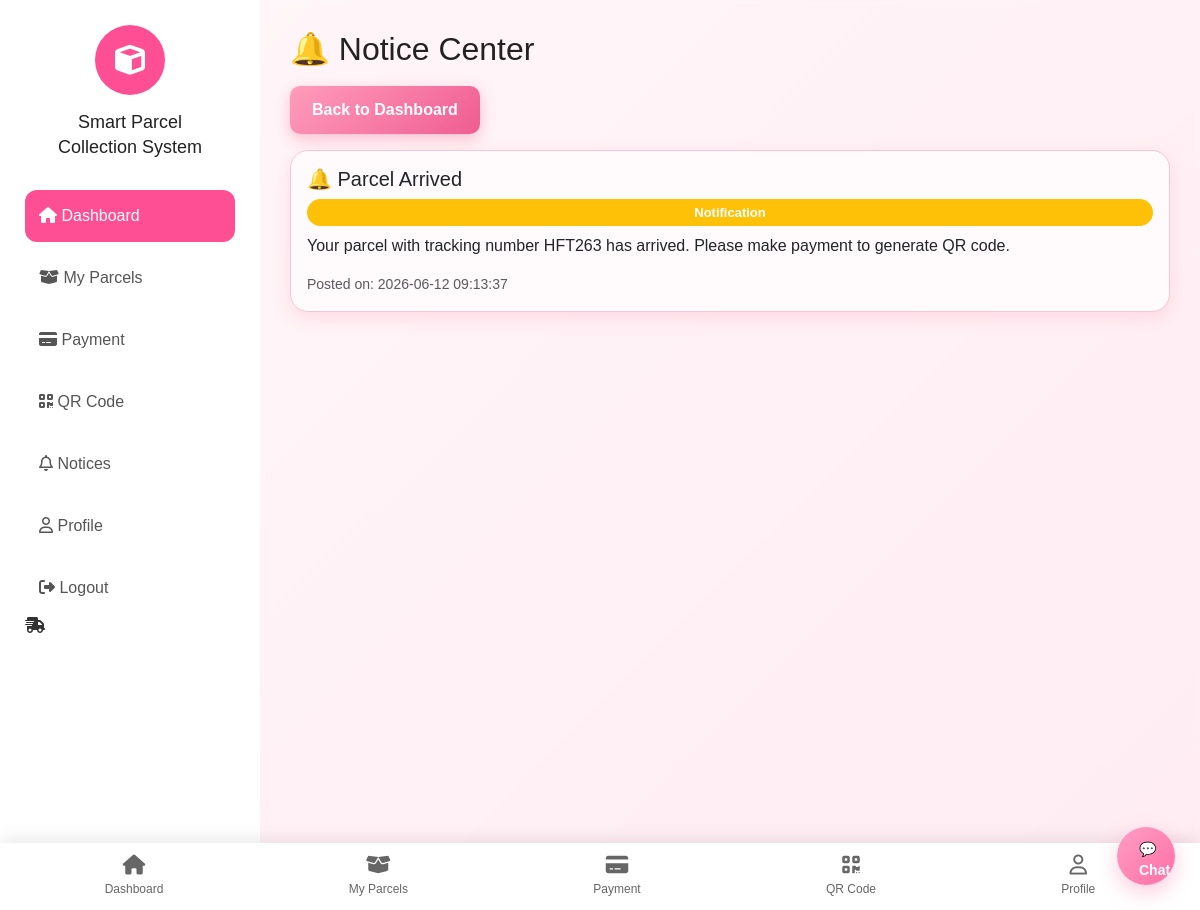
The page /notices/husaini on the database its author committed.
### tables this page shows
CREATE TABLE notices (
            id INTEGER PRIMARY KEY AUTOINCREMENT,
            title TEXT NOT NULL,
            message TEXT NOT NULL,
            type TEXT NOT NULL,
            recipient TEXT DEFAULT 'all',
            is_read INTEGER DEFAULT 0,
            created_at TEXT DEFAULT CURRENT_TIMESTAMP
        );

### app.py (the view)
@app.route('/notices/<username>')
def notices(username):
    conn = get_db_connection()
    all_notices = conn.execute("""
        SELECT * FROM notices
        WHERE recipient = 'all' OR recipient = ?
        ORDER BY created_at DESC
    """, (username,)).fetchall()
    conn.close()
    return render_template(
        'notices.html',
        username=username,
        notices=all_notices
    )

### app.py (called while the page is built)
def get_db_connection():
    conn = sqlite3.connect(DATABASE)
    conn.row_factory = sqlite3.Row
    return conn

### templates/notices.html
{% extends 'student_base.html' %}
{% block student_content %}
<div class="dashboard-box">
    <h2>🔔 Notice Center</h2>
    <a href="{{ url_for('dashboard', username=username) }}" class="btn btn-secondary mb-3">
        Back to Dashboard
    </a>
    {% if notices %}
        {% for notice in notices %}
            <div class="card mb-3 p-3">
                {% if notice.type == 'announcement' %}
                    <h5>📢 {{ notice.title }}</h5>
                    <span class="badge bg-info">Announcement</span>
                {% else %}
                    <h5>🔔 {{ notice.title }}</h5>
                    <span class="badge bg-warning">Notification</span>
                {% endif %}
                <p class="mt-2">{{ notice.message }}</p>
                <small class="text-muted">
                    Posted on: {{ notice.created_at }}
                </small>
            </div>
        {% endfor %}
    {% else %}
        <p>No notices yet.</p>
    {% endif %}
</div>
{% endblock %}

### static/css/dashboard-modern.css (style rules this page uses)
:root { --primary:#ff4f94; --primary-light:#fff2f7; --secondary:#7c3aed; --success:#22c55e; --warning:#f59e0b; --danger:#ef4444; --info:#3b82f6; --white:#ffffff; --bg:#f7f8fc; --text:#222; --muted:#777; --radius:20px; --shadow:0 10px 30px rgba(0,0,0,.06); }
* { margin:0; padding:0; box-sizing:border-box; font-family:'Poppins',sans-serif; }
body { background:var(--bg); color:var(--text); }
body { padding-bottom: 110px; }

### static/css/style.css (style rules this page uses)
* { margin: 0; padding: 0; box-sizing: border-box; font-family: "Poppins", Arial, sans-serif; }
:root { --pink-main: #f78daf; --pink-dark: #ef5d91; --pink-soft: #fff5f8; --pink-bg: #ffe6ef; --pink-border: #f7c5d4; --text-dark: #333; --shadow: rgba(255, 105, 150, 0.18); }
body { min-height: 100vh; background: linear-gradient(135deg, var(--pink-soft), var(--pink-bg)); color: var(--text-dark); }
.card, .dashboard-card, .parcel-card { background: #fffafb; border: 1.5px solid var(--pink-border); border-radius: 18px; padding: 22px; margin-bottom: 20px; box-shadow: 0 6px 18px var(--shadow); }
h1, h2, h3 { color: #222; margin-bottom: 18px; }
button, .btn, input[type="submit"] { background: linear-gradient(135deg, #ff9cbc, var(--pink-dark)); color: white; border: none; border-radius: 10px; padding: 12px 22px; font-weight: 600; cursor: pointer; text-decoration: none; display: inline-block; box-shadow: 0 5px 15px rgba(242, 87, 135, 0.35); transition: 0.25s; }
.status, .badge { padding: 7px 13px; border-radius: 20px; font-size: 13px; font-weight: 600; }

### rows shown on the page
notices: title "Parcel Arrived", message "Your parcel with tracking number HFT263 has arrived. Please make payment to generate QR code.", created_at "2026-06-12 09:13:37"
